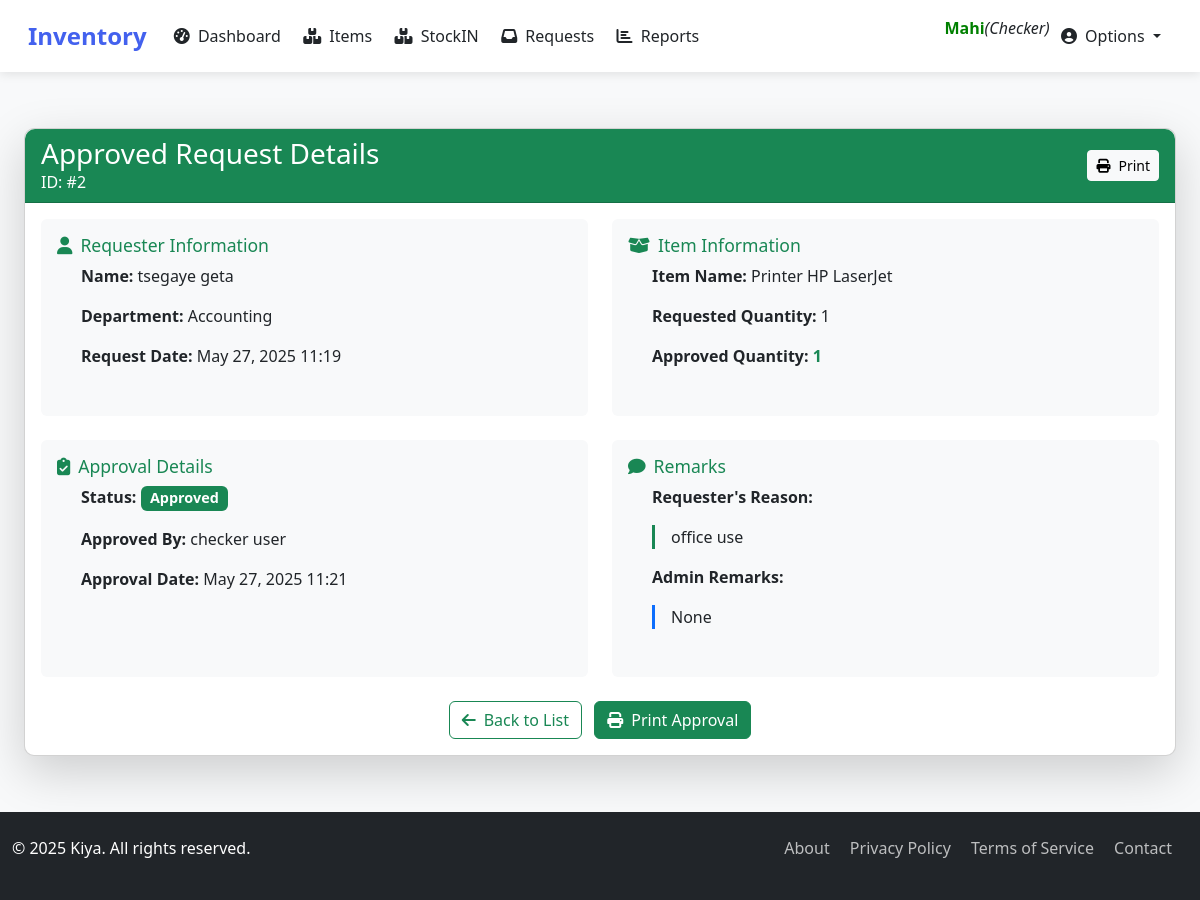
/view_approved/2 (signed in), run on the app's committed database.
### under/models.py (models this page shows, shortened)
class StockRequest(models.Model):
    STATUS_CHOICES = [
        ('Pending', 'Pending'),
        ('Approved', 'Approved'),
        ('Partially Approved', 'Partially Approved'),
        ('Rejected', 'Rejected'),
        ('Fulfilled', 'Fulfilled'),
    ]
    request_id = models.CharField(max_length=36, unique=True, blank=True, editable=False)
    department_user = models.ForeignKey(User, on_delete=models.CASCADE)
    department = models.ForeignKey('Department', on_delete=models.SET_NULL, null=True)
    item = models.ForeignKey('Item', on_delete=models.CASCADE)
    requested_quantity = models.PositiveIntegerField()
    reason = models.TextField(blank=True)
    request_date = models.DateTimeField(auto_now_add=True)
    status = models.CharField(max_length=20, choices=STATUS_CHOICES, default='Pending')
    approved_by = models.ForeignKey(User, on_delete=models.SET_NULL, null=True, blank=True, related_name='approved_requests')
    approved_quantity = models.PositiveIntegerField(null=True, blank=True)
    admin_remarks = models.TextField(blank=True, null=True)
    approved_date = models.DateTimeField(null=True, blank=True)
    is_viewed_by_maker = models.BooleanField(default=False)

class Department(models.Model):
    name = models.CharField(max_length=100, unique=True)
    description = models.TextField(blank=True, null=True)

class Item(models.Model):
    name = models.CharField(max_length=100)
    product_number   = models.CharField(max_length=100, unique=True)
    description = models.TextField()
    category = models.ForeignKey('Category', on_delete=models.SET_NULL, null=True)
    quantity_in_stock = models.PositiveIntegerField(default=0)
    image = models.ImageField(upload_to='product_images/', blank=True, null=True)
    unit_price = models.DecimalField(max_digits=10, decimal_places=2)

### under/views.py (the view)
# urls.py: path('view_approved/<int:id>', views.view_approved, name='view_approved'),
@user_passes_test(is_checker)
def view_approved(request, id):
    requests = StockRequest.objects.filter(id=id).first()
    context = {
        'requests': requests,
    }
    return render(request, 'checker/view_approved.html', context)

### under/context_processors.py (called while the page is built)
def pending_requests_count(request):
    if request.user.is_authenticated :  # Adjust based on your user model
        count = StockRequest.objects.filter(status='Pending').count()
        return {'pending_requests_count': count}
    return {'pending_requests_count': 0}

### under/views.py (called while the page is built)
def is_checker(user):
    return user.groups.filter(name='checker').exists()

### under/templates/checker/view_approved.html (shortened to what this page needs)
{% extends 'checker/base.html' %}
{% block content %}
<div class="container py-4">
    <div class="card shadow-lg">
        <div class="card-header bg-success text-white">
            <div class="d-flex justify-content-between align-items-center">
                <div>
                    <h3 class="mb-0">Approved Request Details</h3>
                    <p class="mb-0">ID: #{{ requests.id }}</p>
                </div>
                <button onclick="window.print()" class="btn btn-light btn-sm">
                    <i class="fas fa-print me-2"></i>Print
                </button>
            </div>
        </div>
        <div class="card-body">
            <div class="row mb-4">
                <div class="col-md-6">
                    <div class="detail-card bg-light p-3 rounded mb-3">
                        <h5 class="text-success"><i class="fas fa-user me-2"></i>Requester Information</h5>
                        <div class="ps-4">
                            <p><strong>Name:</strong> {{ requests.department_user.get_full_name|default:requests.department_user.username }}</p>
                            <p><strong>Department:</strong> {{ requests.department.name }}</p>
                            <p><strong>Request Date:</strong> {{ requests.request_date|date:"M d, Y H:i" }}</p>
                        </div>
                    </div>
                </div>
                <div class="col-md-6">
                    <div class="detail-card bg-light p-3 rounded mb-3">
                        <h5 class="text-success"><i class="fas fa-box-open me-2"></i>Item Information</h5>
                        <div class="ps-4">
                            <p><strong>Item Name:</strong> {{ requests.item.name }}</p>
                            <p><strong>Requested Quantity:</strong> {{ requests.requested_quantity }} {{ requests.item.unit }}</p>
                            <p><strong>Approved Quantity:</strong> <span class="text-success fw-bold">{{ requests.approved_quantity }} {{ requests.item.unit }}</span></p>
                        </div>
                    </div>
                </div>
            </div>
            <div class="row mb-4">
                <div class="col-md-6">
                    <div class="detail-card bg-light p-3 rounded mb-3">
                        <h5 class="text-success"><i class="fas fa-clipboard-check me-2"></i>Approval Details</h5>
                        <div class="ps-4">
                            <p><strong>Status:</strong> <span class="badge bg-success">{{ requests.status }}</span></p>
                            <p><strong>Approved By:</strong> {{ requests.approved_by.get_full_name|default:requests.approved_by.username }}</p>
                            <p><strong>Approval Date:</strong> {{ requests.approved_date|date:"M d, Y H:i" }}</p>
                        </div>
                    </div>
                </div>
                <div class="col-md-6">
                    <div class="detail-card bg-light p-3 rounded mb-3">
                        <h5 class="text-success"><i class="fas fa-comment me-2"></i>Remarks</h5>
                        <div class="ps-4">
                            <p><strong>Requester's Reason:</strong></p>
                            <div class="border-start border-3 border-success ps-3 mb-3">
                                {{ requests.reason|linebreaks }}
                            </div>
                            <p><strong>Admin Remarks:</strong></p>
                            <div class="border-start border-3 border-primary ps-3">
                                {{ requests.admin_remarks|linebreaks|default:"No remarks provided" }}
                            </div>
                        </div>
                    </div>
                </div>
            </div>
            <div class="text-center mt-4 d-print-none">
                <a href="{% url 'checker_requests' %}" class="btn btn-outline-success me-2">
                    <i class="fas fa-arrow-left me-2"></i>Back to List
                </a>
                <button onclick="window.print()" class="btn btn-success">
                    <i class="fas fa-print me-2"></i>Print Approval
                </button>
            </div>
        </div>
    </div>
</div>
{% endblock %}

### under/templates/checker/base.html (shortened to what this page needs)
<!DOCTYPE html>
<html lang="en">
<head>
      <link rel="stylesheet" href="https://cdnjs.cloudflare.com/ajax/libs/font-awesome/6.0.0-beta3/css/all.min.css">
    <link href="https://cdn.jsdelivr.net/npm/bootstrap@5.3.0/dist/css/bootstrap.min.css" rel="stylesheet">
</head>
<body>
    <nav class="navbar navbar-expand-lg navbar-light sticky-top">
        <div class="container">
            <a class="navbar-brand" href="/">Inventory</a>
            <div class="collapse navbar-collapse" id="navbarNav">
                <ul class="navbar-nav me-auto">
                    <li class="nav-item">
                        <a class="nav-link {% if request.path == '/dashboard' %}active{% endif %}" href="{% url 'dashboard_checker' %}">
                            <i class="fas fa-tachometer-alt me-1"></i> Dashboard
                        </a>
                    </li>
                    <li class="nav-item">
                        <a class="nav-link {% if request.path == '/items' %}active{% endif %}" href="{% url 'item_list_checker' %}">
                            <i class="fas fa-boxes me-1"></i> Items
                        </a>
                    </li>
                    <li class="nav-item">
                        <a class="nav-link {% if request.path == '/items' %}active{% endif %}" href="{% url 'stockin_checker' %}">
                            <i class="fas fa-boxes me-1"></i> StockIN
                        </a>
                    </li>
                    <li class="nav-item">
    <a class="nav-link {% if request.path == '/items' %}active{% endif %}" href="{% url 'checker_requests' %}">
        <i class="fas fa-inbox me-1"></i> Requests
    </a>
</li>
                    <li class="nav-item">
                        <a class="nav-link {% if request.path == '/reports' %}active{% endif %}" href="#">
                            <i class="fas fa-chart-bar me-1"></i> Reports
                        </a>
                    </li>
                </ul>
                <ul class="navbar-nav">
                    <p style="color:green; font-weight:bold;">{{ request.user | title }}</p> <i>(Checker)</i>
                    <li class="nav-item dropdown">
                        <a class="nav-link dropdown-toggle" href="#" id="navbarDropdown" role="button" data-bs-toggle="dropdown">
                            <i class="fas fa-user-circle me-1"></i> Options
                        </a>
                    </li>
                </ul>
            </div>
        </div>
    </nav>
    <main class="content">
        <div class="container">
            {% block content %}{% endblock %}
        </div>
    </main>
    <footer>
        <div class="container">
            <div class="row">
                <div class="col-md-6">
                    <p>&copy; 2025 Kiya. All rights reserved.</p>
                </div>
                <div class="col-md-6 text-md-end">
                    <div class="footer-links">
                        <a href="/about">About</a>
                        <a href="/privacy">Privacy Policy</a>
                        <a href="/terms">Terms of Service</a>
                        <a href="/contact">Contact</a>
                    </div>
                </div>
            </div>
        </div>
    </footer>
</body>
</html>

### under/templates/checker/base.html (style rules this page uses)
:root { --primary: #4361ee; --primary-dark: #3a56d4; --light: #f8f9fa; --dark: #212529; }
body { font-family: 'Segoe UI', Tahoma, Geneva, Verdana, sans-serif; display: flex; flex-direction: column; min-height: 100vh; background-color: #f8f9fa; }
.navbar { background-color: white; box-shadow: 0 2px 10px rgba(0, 0, 0, 0.1); padding: 0.8rem 1rem; }
.navbar-brand { font-weight: 700; color: var(--primary); font-size: 1.5rem; }
.nav-link { font-weight: 500; color: var(--dark); padding: 0.5rem 1rem; margin: 0 0.2rem; border-radius: 5px; transition: all 0.3s; position: relative; }
.content { flex: 1; padding: 2rem 0; }
footer { background-color: var(--dark); color: white; padding: 1.5rem 0; margin-top: auto; }
.footer-links a { color: rgba(255, 255, 255, 0.7); text-decoration: none; margin-right: 1rem; transition: color 0.3s; }
.container { max-width: 1900px; }
.nav-item { position: relative; }

### under/templates/checker/view_approved.html (style rules this page uses)
.card { border-radius: 10px; }
.card-header { border-radius: 10px 10px 0 0 !important; }
.detail-card { height: 100%; }
.badge { font-size: 0.9em; padding: 0.35em 0.65em; }
h5 { font-size: 1.1rem; }
.border-success { border-color: #198754 !important; }

### data on the page
StockRequest: id "2", department_user.get_full_name "tsegaye geta", department.name "Accounting", request_date "May 27, 2025 11:19", item.name "Printer HP LaserJet", requested_quantity "1", approved_quantity "1", status "Approved", approved_by.get_full_name "checker user", approved_date "May 27, 2025 11:21", reason "office use", admin_remarks "None"

### other printed values
{{ request.user | title }} "Mahi"
